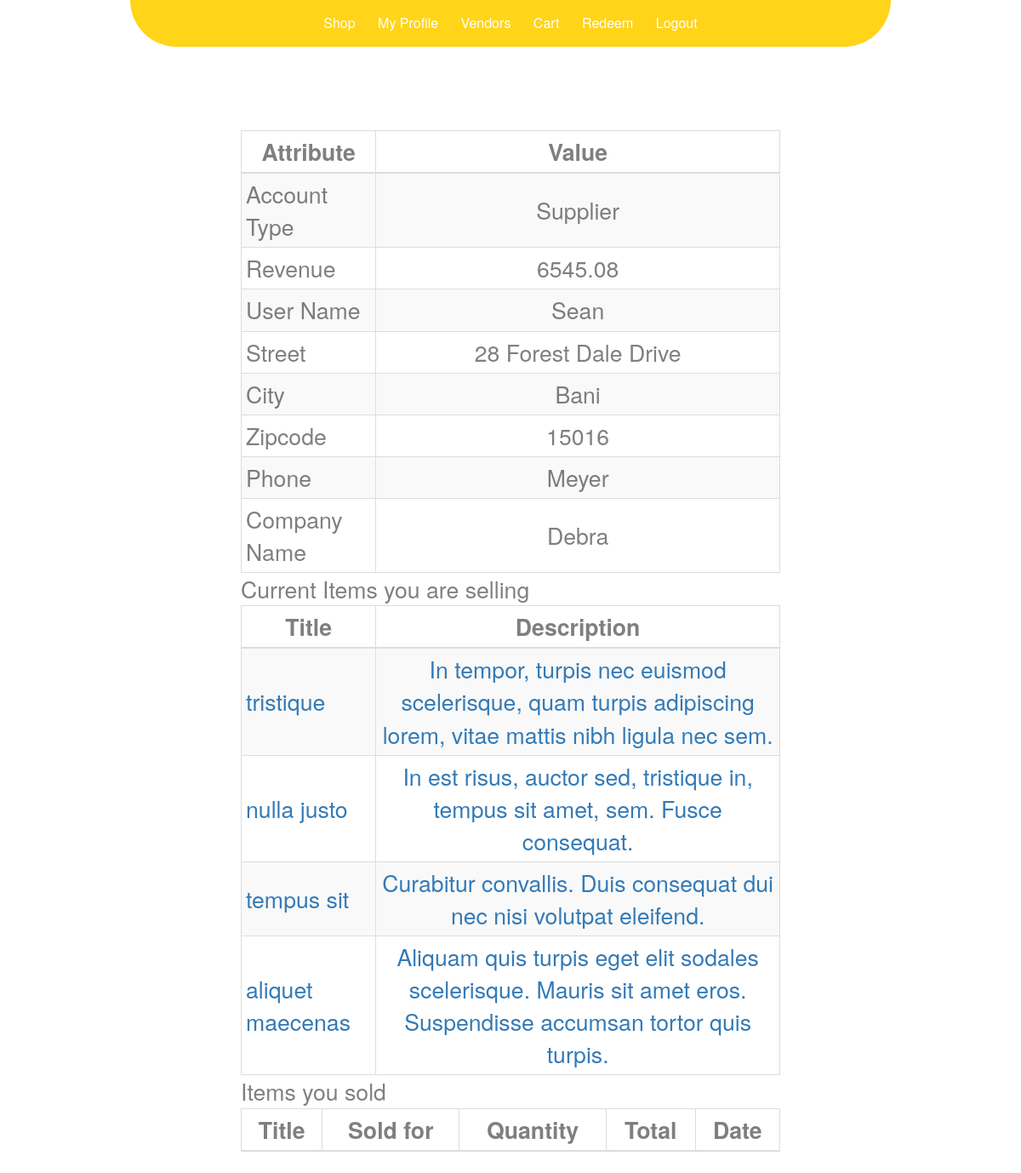
Before: /profile.php (signed in) with the older database file.
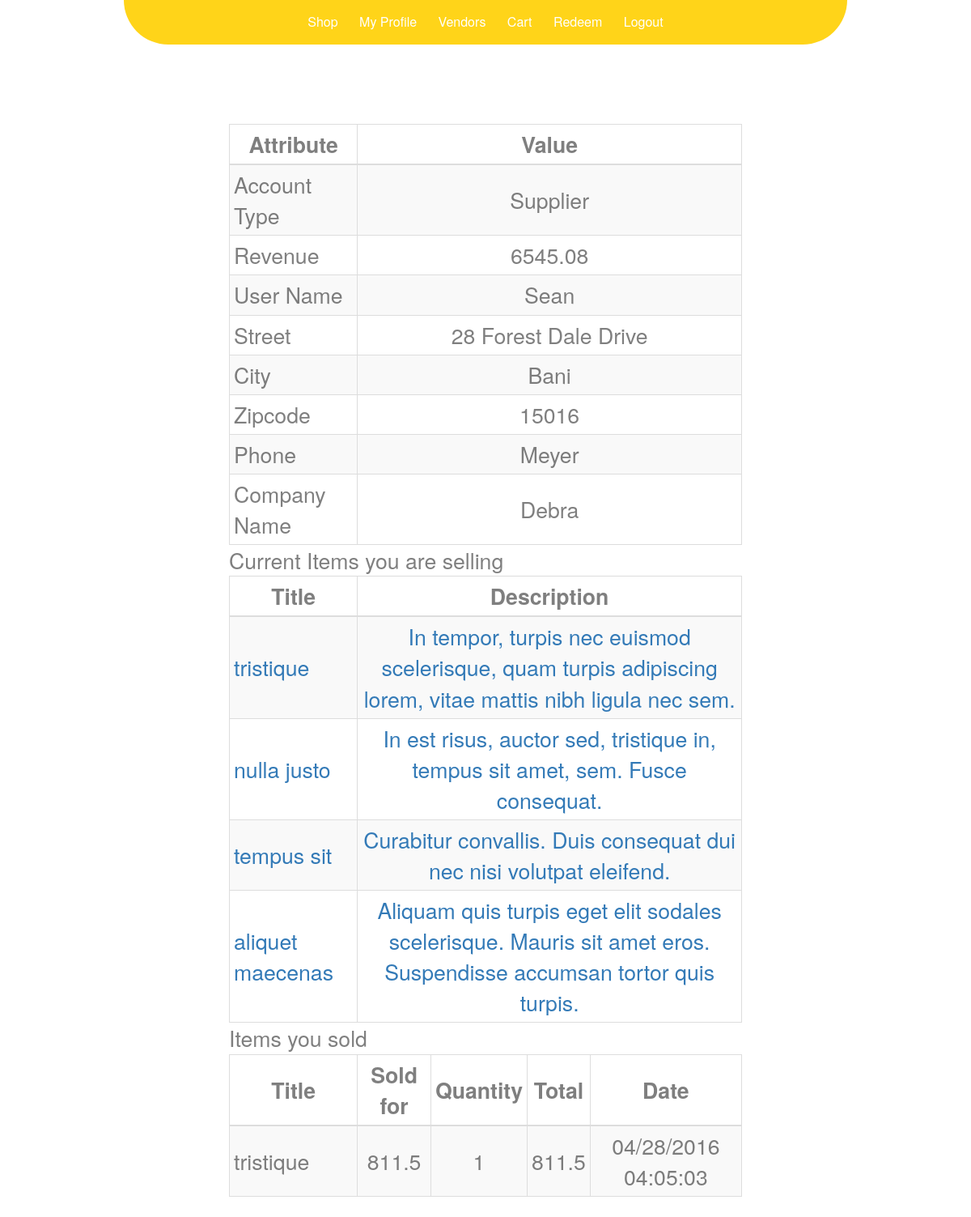
After: the same page with the newer database file.
### tables this page shows
CREATE TABLE Sellers
(
 seller_id varchar(100), 
 address_id Integer NOT NULL,
 seller_type varchar(20) NOT NULL, 
 revenue real NOT NULL,
 login_name varchar(100),
 pass VARCHAR(255) NOT NULL,
 UNIQUE(login_name),
 PRIMARY KEY(seller_id),
 FOREIGN KEY (address_id) REFERENCES Addresses(address_id)
 	ON DELETE NO ACTION
);

CREATE TABLE Addresses
(
	address_id INTEGER NOT NULL ,
	street VARCHAR(255) NOT NULL,
	city VARCHAR(255) NOT NULL,
	zipcode VARCHAR(20) NOT NULL,
	PRIMARY KEY (Address_ID),
	FOREIGN KEY (zipcode) REFERENCES Zipcodes(zipcode)
 	ON DELETE NO ACTION
);

CREATE TABLE Suppliers
(
	supplier_id VARCHAR(100) NOT NULL,
	phone VARCHAR(20) NOT NULL,
	name VARCHAR(255) NOT NULL,
	PRIMARY KEY ( supplier_id ),
	FOREIGN KEY (supplier_id) REFERENCES Sellers(seller_id)
		ON DELETE CASCADE
);

CREATE TABLE Items
(
  item_id INTEGER NOT NULL ,
  seller_id VARCHAR(255) NOT NULL,
  category_id INTEGER NOT NULL,
  title VARCHAR(75) NOT NULL,
  buy_it_now_price REAL NOT NULL,
  minimum_price REAL NOT NULL,
  current_stock INTEGER NOT NULL,
  description VARCHAR(255) NOT NULL,  
  auction_length REAL NOT NULL,
  date_posted DATETIME NOT NULL,
  PRIMARY KEY(item_id),
  FOREIGN KEY (seller_id) REFERENCES Sellers(seller_id )
	ON DELETE CASCADE 
 );

CREATE TABLE Sales
(
  user_id VARCHAR(100) NOT NULL,
  item_id INTEGER NOT NULL,
  sale_date DATETIME NOT NULL,
  buy_price REAL NOT NULL,
  quantity INTEGER NOT NULL,
  PRIMARY KEY(user_id, item_id, sale_date),
  FOREIGN KEY (user_id) REFERENCES Users(user_id)
	ON DELETE NO ACTION,
  FOREIGN KEY (item_id) REFERENCES Items(item_id)
	ON DELETE NO ACTION
);

### variables.php (called while the page is built, shortened)
<?php
	$website_url = "http://localhost/AllstarDb";
?>

### profile.php (the view, shortened to what this page needs)
<?php
function selecct_query($sql, $dbh)
{
	$user_seller_query = $dbh->query($sql);
	return $user_seller_query->fetch(PDO::FETCH_ASSOC);
}
function selecct_query_multi($sql,$dbh)
{
	return $dbh->query($sql);
}
	include "variables.php";
	$dbh = new PDO("sqlite:".$database_url);
	$username = $_COOKIE['username'];
	$seller_query = 	"SELECT * "
						."FROM Sellers "
						."WHERE login_name='$username' LIMIT 1 ";
	$seller = selecct_query($seller_query, $dbh);
	$is_supplier = (($seller["seller_type"] == "Supplier") ? true : false);
	if($is_supplier)
	{
		$sql = 	"SELECT seller_type as 'Account Type', revenue as Revenue, login_name as 'User Name',  street as Street, city as City, zipcode as Zipcode, phone as Phone, name as 'Company Name'"
				."FROM ( "
					."SELECT * "
					."FROM ( "
						."SELECT * "
						."FROM Sellers "
						."WHERE login_name='$username' LIMIT 1 "
					.") AS sellers_query "
					."INNER JOIN Suppliers supplier "
					."ON supplier.supplier_id = sellers_query.seller_id "
				.") AS sellers_users_together "
				."INNER JOIN Addresses ads "
				."ON ads.address_id = sellers_users_together.address_id;";
	}
	$items_you_sold_q =  "select * "
							."from ("
								."select * "
								."from items "
								."where seller_id='".$seller['seller_id']."' "
							.") as i "
							."inner join sales s "
							."on s.item_id = i.item_id";
	$selling_query = 	"Select * "
						."from Items "
						."where seller_id = '".$seller['seller_id']."' and current_stock!=0";
	$items_sold = selecct_query_multi($items_you_sold_q, $dbh);
	$sellings = selecct_query_multi($selling_query, $dbh);
	$user_seller = selecct_query($sql, $dbh);
?>
<!DOCTYPE html>
<html>
	<head>
		<link rel="Stylesheet" type="text/css" href="<?php echo $website_url."/css/stylesheet.css";?>"/>
	</head>
	<body>
		<?php include "menu.php"; ?>
		<div class="info">
			<div class="heading">
			</div>
			<br>
			<?php
					echo '<div class="table_div">'
						.'<table class="table-striped table-bordered">'
						.'<thead>'
							.'<th>'
								.'Attribute'
							.'</th>'
							.'<th>'
								.'Value'
							.'</th>'
						.'</thead>'
						.'<tbody>';
						foreach($user_seller as $key => $var)
						{
							echo '<tr>'
									.'<td class="key_td">'
										. $key
									.'</td>'
									.'<td>'
										. $var
									.'</td>'
								.'</tr>';
						}
					echo '</tbody>'
						.'</table>'
						.'</div>';
			?>
			<?php
				echo 'Current Items you are selling '
				.'<div class="table_div">'
				.'<table class="table-striped table-bordered">'
				.'<thead>'
					.'<th>'
						.'Title'
					.'</th>'
					.'<th>'
						.'Description'
					.'</th>'
				.'</thead>'
				.'<tbody>';
				while(($this_item = $sellings->fetch(PDO::FETCH_ASSOC)))
				{
					echo '<tr>'
							.'<td class="key_td">'
								.'<a href="product.php?product_id='.$this_item["item_id"].'" >'
									. $this_item["title"]
								."</a>"
							.'</td>'
							.'<td>'
								.'<a href="product.php?product_id='.$this_item["item_id"].'" >'
									. $this_item["description"]
								."</a>"
							.'</td>'
						.'</tr>';
				}
			echo '</tbody>'
				.'</table>'
				.'</div>';
			echo 'Items you sold '
				.'<div class="table_div">'
				.'<table class="table-striped table-bordered">'
				.'<thead>'
					.'<th>'
						.'Title'
					.'</th>'
					.'<th>'
						.'Sold for'
					.'</th>'
					.'<th>'
						.'Quantity'
					.'</th>'
					.'<th>'
						.'Total'
					.'</th>'
					.'<th>'
						.'Date'
					.'</th>'
				.'</thead>'
				.'<tbody>';
			while(($this_buy = $items_sold->fetch(PDO::FETCH_ASSOC)))
			{
				$sell_date = new DateTime($this_buy["sale_date"]);
				echo '<tr>'
						.'<td class="key_td">'
							. $this_buy["title"]
						.'</td>'
						.'<td>'
							. $this_buy["buy_price"]
						.'</td>'
						.'<td>'
							. $this_buy["quantity"]
						.'</td>'
						.'<td>'
							.($this_buy["buy_price"]*$this_buy["quantity"])
						.'</td>'
						.'<td>'
							. $sell_date->format('m/d/Y H:i:s')
						.'</td>'
					.'</tr>';
			}
			echo '</tbody>'
				.'</table>'
				.'</div>';
			?>
		</div>
	</body>
</html>

### menu.php
<ul class="tabs">
	<li><a href="<?php echo $website_url?>/shop.php   ">Shop			</a></li>
	<li><a href="<?php echo $website_url?>/profile.php">My Profile	</a></li>
	<li><a href="<?php echo $website_url?>/vendors.php">Vendors		</a></li>
	<li><a href="<?php echo $website_url?>/cart.php	">Cart			</a></li>
	<li><a href="<?php echo $website_url?>/redeem.php	">Redeem		</a></li>
	<li><a href="<?php echo $website_url?>/logout.php	">Logout		</a></li>
</ul>

### css/stylesheet.css (style rules this page uses)
html { height: 100%; margin: 0px; padding: 0px; }
body { margin: 0px; padding: 0px; background-color: #f5f0dc; height: 100%; width: 100%; -webkit-user-select: none; -moz-user-select: none; -ms-user-select: none; user-select: none; }
.tabs { position: fixed; top: 0px; left: 0px; right: 0px; z-index: 1; margin: 0px; padding: 0px; text-align: center; width: 75%; margin-left: auto; margin-right: auto; background-color: rgba(255,208,0,0.90); font-size: 12pt; font-family: "HelveticaNeue-Light", "Helvetica Neue Light", "Helvetica Neue", Helvetica, Arial, "Lucida Grande", sans-serif; font-weight: 500; border-bottom-left-radius: 60px; border-bottom-right-radius: 60px; border-bottom: solid 3px white; border-left: solid 3px white; border-right: solid 3px white; padding-top: 5px; padding-bottom: 5px; }
.tabs li { display: inline-block; height: auto; width: auto; padding-top: 10px; padding-bottom: 10px; padding-left: 10px; padding-right: 10px; border: solid 1px rgba(255,255,255,0); }
.tabs li a { color: white; text-decoration: none; width: auto; }
.heading { text-align: center; font-size: 24pt; padding-top: 25px; padding-bottom: 15px; }
.info { padding-top: 75px; padding-left: 100px; padding-right: 100px; padding-bottom: 25px; margin-left: auto; margin-right: auto; width: 70%; font-size: 20pt; font-family: "HelveticaNeue-Light", "Helvetica Neue Light", "Helvetica Neue", Helvetica, Arial, "Lucida Grande", sans-serif; font-weight: 500; border-right: solid 3px white; border-left: solid 3px white; color: rgba(0,0,0,0.5); background-color: rgba(255,255,255,0.45); cursor: default; height: auto; }

### css/table_style.css (style rules this page uses)
table { width: 100%; }
th { padding: 5px; text-align: center; }
td { padding: 5px; text-align: center; }
.key_td { width: 25%; text-align: left; }
.table_div { width: 100%; }

Changed rows visible on the page:
added sales: item.title "tristique", buy_price "811.5", quantity "1", $this_buy['buy_price']*$this_buy['quantity'] "811.5", sale_date "04/28/2016 04:05:03"
